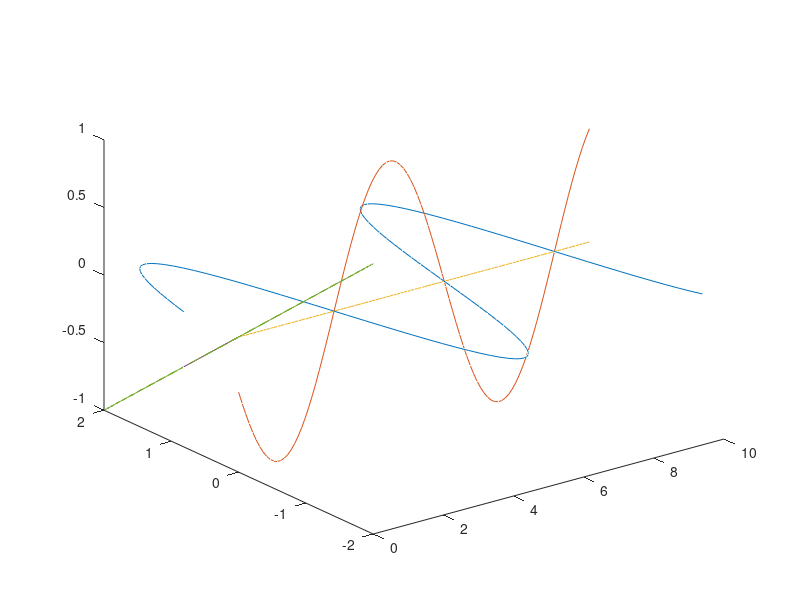

This chart was generated by the following MATLAB code:
clc,clear

deltaPhi=pi;
Phix=0;
Phiy=Phix+deltaPhi;
Ex0=2;
Ey0=1;
omega=1;
c=1;
k=omega/c;
z=0:0.1:10;
z0=zeros(size(z));
P=[];

for t=0:0.1:20
  Ex=Ex0*cos(k*z-omega*t+Phix);
  Ey=Ey0*cos(k*z-omega*t+Phiy);
  %Vecx=[z,Ex,z0];
  %Vecy=[z,z0,Ey];
  %Veck=[z,z0,z0];
  %VecE=[0,0,0; 0,Ex(1),Ey(1)];
  P=[P;0,Ex(1),Ey(1)];
  %plot3(Vecx,Vecy);
  plot3(z,Ex,z0,...
    z,z0,Ey,...
    z,z0,z0,...
    [0,0],[0,Ex(1)],[0,Ey(1)],...
    P(:,1),P(:,2),P(:,3));
  pause(0.01);
end
